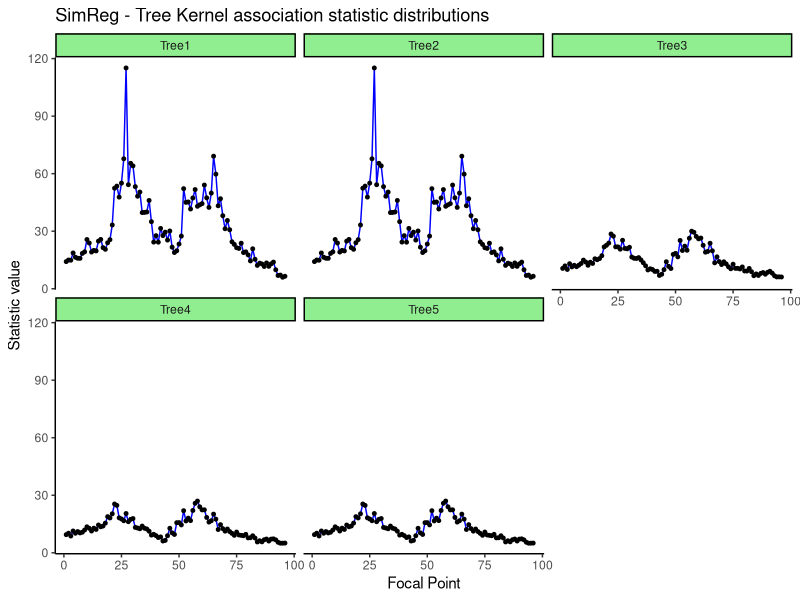
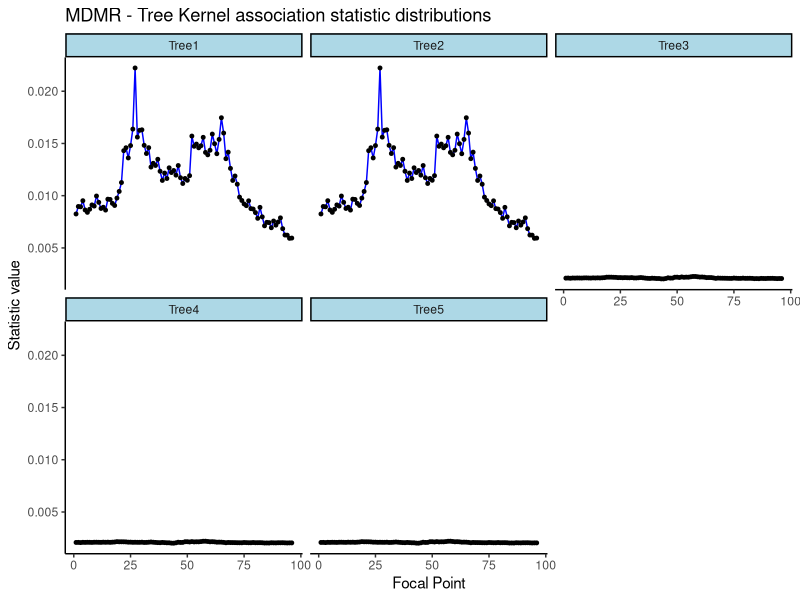
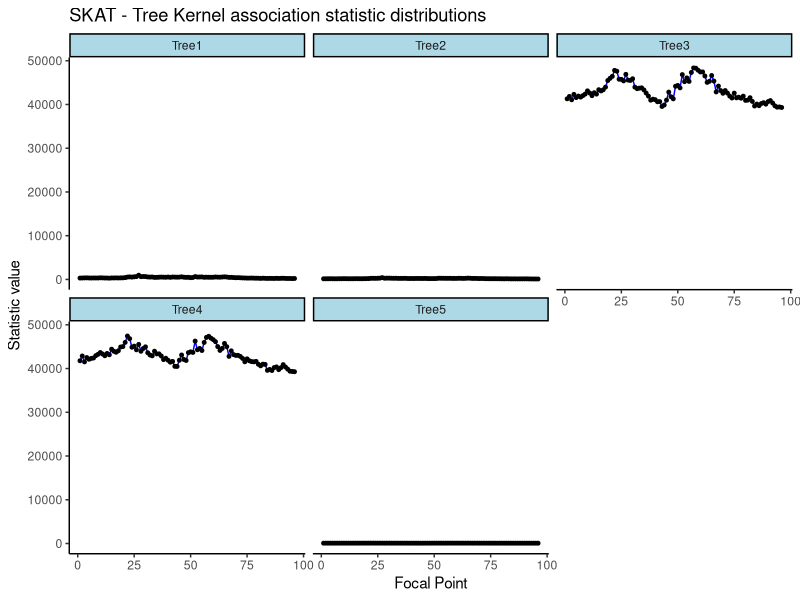

The R source for these figures, in order:
#This script produces boxplots of tree association statistics....

setwd("C:/Users/Peter/Documents/Uottawa/2018 - 2019 Honour's project/Cluster files/Final codes/Genetic-Association-Methodology-Research/Crohns Disease/Tree Kernel Analysis/Results and Analysis")

#Data Processing steps...
GTSR_data = read.table("GTSR_mean_results.txt" ) 
MDMR_data = read.table("MDMR_mean_results.txt")
SKAT_data = read.table("SKAT_mean_results.txt")


my_column_names= c("Tree1", "Tree2", "Tree3", "Tree4", "Tree5" )

colnames(GTSR_data) = my_column_names
colnames(MDMR_data) = my_column_names
colnames(SKAT_data) = my_column_names

library(reshape)

GTSR_reshaped = melt(na.omit(GTSR_data))
GTSR_reshaped$x_column = rep(c(1:96),5) 
#x_column is a variable denoting the focal points

MDMR_reshaped = melt(na.omit(MDMR_data))
MDMR_reshaped$x_column = rep(c(1:96),5)

SKAT_reshaped = melt(na.omit(SKAT_data))
SKAT_reshaped$x_column = rep(c(1:96),5)

#####-----------------------------------------------------------------------------------#####
library(ggplot2)



ggplot(GTSR_reshaped, aes(x=x_column, y = value))+ facet_wrap(~variable) +
  #geom_boxplot(outlier.colour="red", outlier.shape=8, outlier.size=4) + 
  geom_line(color="blue") + 
  geom_point(colour = "black", fill="white", size = 1)+
  ggtitle("SimReg - Tree Kernel association statistic distributions") +
  xlab("Focal Point") + ylab("Statistic value") +
  theme_classic() + 
  theme(strip.background = element_rect(fill="lightgreen")) +
  scale_fill_discrete(name = "Kernel")

ggplot(MDMR_reshaped, aes(x=x_column, y = value))+ facet_wrap(~variable) +
  geom_line(color="blue") + 
  geom_point(colour = "black", fill="white", size = 1)+
  ggtitle("MDMR - Tree Kernel association statistic distributions") +
  xlab("Focal Point") + ylab("Statistic value") +
  theme_classic() + 
  theme(strip.background = element_rect(fill="lightblue")) +
  scale_fill_discrete(name = "Kernel")


ggplot(SKAT_reshaped, aes(x=x_column, y = value))+ facet_wrap(~variable) +
  geom_line(color="blue") + 
  geom_point(colour = "black", fill="white", size = 1)+ 
  ggtitle("SKAT - Tree Kernel association statistic distributions") +
  xlab("Focal Point") + ylab("Statistic value") +
  theme_classic() + 
  theme(strip.background = element_rect(fill="lightblue")) +
  scale_fill_discrete(name = "Kernel")
